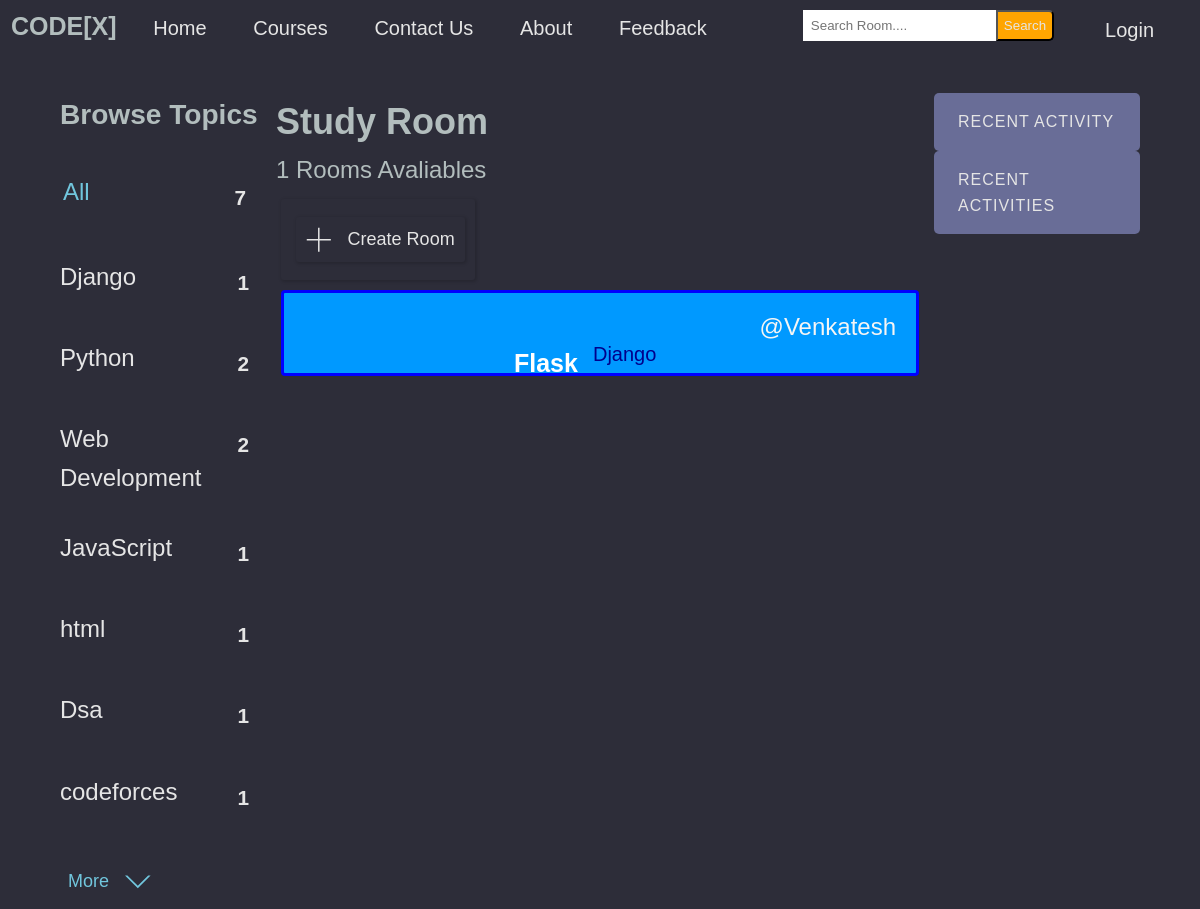
Screenshot of /?q=Django with the database file from the repository.
### base/models.py (models this page shows, shortened)
class Topic(models.Model):
    name = models.CharField(max_length=200)

class Room(models.Model):
    host =  models.ForeignKey(User, on_delete=models.SET_NULL,null=True)
    topic = models.ForeignKey(Topic, on_delete=models.SET_NULL,null=True)
    name =  models.CharField(max_length= 200)
    description = models.TextField(null= True, blank= True)
    participants= models.ManyToManyField(User, related_name='participants', blank=True)
    updated= models.DateTimeField(auto_now= True)
    created= models.DateTimeField(auto_now_add=True)
    class Meta:
        ordering = ['-updated','-created']

### base/views.py (the view)
# urls.py: path('',views.home, name="home"),
def home(request):
    q = request.GET.get('q') if request.GET.get('q') != None else ''
    rooms = Room.objects.filter(
        Q(topic__name__icontains=q) |
        Q(name__icontains=q) |
        Q(description__icontains=q))
    room_count= rooms.count()
    topics = Topic.objects.all()
    room_message = Message.objects.filter(Q(room__topic__name__icontains=q))
    context = {'rooms': rooms ,'topics': topics,'room_count': room_count,'room_message': room_message}
    return render(request, 'base/home.html',context )

### base/templates/base/home.html (shortened to what this page needs)
{% extends 'main.html' %}
{% block content %}
<div class="layout layout--3">
    <div class="home-container">
        <div>
            {% include 'base/topics_component.html' %}
        </div>
        <div class="roomlist">
            <h2>Study Room</h2>
            <p>{{room_count}} Rooms Avaliables</p>
            <div class="btn">
                <a class="btn btn--main" href="{% url 'create-room' %}">
                    <svg version="1.1" xmlns="http://www.w3.org/2000/svg" width="32" height="32" viewBox="0 0 32 32">
                    <title>add</title>
                    <path
                      d="M16.943 0.943h-1.885v14.115h-14.115v1.885h14.115v14.115h1.885v-14.115h14.115v-1.885h-14.115v-14.115z">
                    </path>
                </svg>Create Room</a>
            </div>
            <div>
                {% include 'base/feed_component.html' %}
            </div>
        </div>
        <div>
            {% include 'base/activity_component.html' %}
        </div>
    </div>
</div>
{% endblock content %}

### base/templates/base/topics_component.html (shortened to what this page needs)
<div class="topics-container">
    <div class="topics__header">
        <h3> Browse Topics </h3>
    </div>
    <ul class="topics__list">
        <li>
            <a href="{% url 'home' %}" class="active">All<span>{{topics.count}}</span></a>
        </li>
        {% for topic in topics %}
            <li>
                <a href="{% url 'home' %}?q={{topic.name}}">{{topic.name}}<span>{{topic.room_set.all.count}}</span></a>
            </li>
        {% endfor %}
    </ul>
    <a class="btn btn--link" href="{% url 'course' %}">More
        <svg version="1.1" xmlns="http://www.w3.org/2000/svg" width="32" height="32" viewBox="0 0 32 32">
            <title>chevron-down</title>
            <path d="M16 21l-13-13h-3l16 16 16-16h-3l-13 13z"></path>
        </svg>
    </a>
</div>

### base/templates/base/feed_component.html (shortened to what this page needs)
<div>
    {% for room in rooms %}
    <div class="feed-component">
        <a class="room-host" href="{% url 'user-profile' room.host.id %}">@{{room.host.username}}</a>
        <h5><a class="feed-room" href= "{% url 'room' room.id %}">{{room.name}}</a></h5>
        <small class="feed-topic-name" >{{room.topic.name}} </small>
    </div>
    {% endfor %}
</div>

### templates/main.html (style rules this page uses)
:root { --color-main: #71c6dd; --color-main-light: #e1f6fb; --color-dark: #3f4156; --color-dark-medium: #51546e; --color-dark-light: #696d97; --color-light: #e5e5e5; --color-gray: #8b8b8b; --color-light-gray: #b2bdbd; --color-bg: #2d2d39; --color-success: #5dd693; --color-error: #fc4b0b; }
* { padding: 0; margin: 0; text-decoration: none; list-style-type: none; box-sizing: border-box; font-family: 'Nunito', sans-serif }
body { color: var(--color-light-gray); background-color: var(--color-bg); line-height: 1.6; font-weight: 400; font-size: 1.5rem; min-height: 100vh; }

### base/templates/base/home.html (style rules this page uses)
:root { --color-main: #71c6dd; --color-main-light: #e1f6fb; --color-dark: #3f4156; --color-dark-medium: #51546e; --color-dark-light: #696d97; --color-light: #e5e5e5; --color-gray: #8b8b8b; --color-light-gray: #b2bdbd; --color-bg: #2d2d39; --color-success: #5dd693; --color-error: #fc4b0b; }
.layout { margin-top: 2.4rem; }
.layout--3 > .home-container > div:last-child { flex-basis: 25%; }
.home-container { display: grid; grid-template-columns: 1fr 3fr 1fr; padding: 0; flex-basis: 100%; width: 90%; margin: auto; }
.btn { background-color: transparent; border: none; display: inline-flex; align-items: center; gap: 1rem; cursor: pointer; transition: all ease-in-out 0.3s; border-radius: 3px; box-shadow: 1px 1px 3px 1px rgba(0, 0, 0, 0.15); padding:8px 10px; font-size: 18px; margin-top: 10px; margin-bottom: 10px; margin-left: 5px; }
.btn--main { color: var( --color-light); }
.btn > svg { fill: currentColor; width: 1.6rem; height: 1.6rem; }

### base/templates/base/topics_component.html (style rules this page uses)
:root { --color-main: #71c6dd; --color-main-light: #e1f6fb; --color-dark: #3f4156; --color-dark-medium: #51546e; --color-dark-light: #696d97; --color-light: #e5e5e5; --color-gray: #8b8b8b; --color-light-gray: #b2bdbd; --color-bg: #2d2d39; --color-success: #5dd693; --color-error: #fc4b0b; }
.topics-container { margin-right: 10px; }
.topics__header { margin-bottom: 2rem; }
.topics__list { list-style: none; }
.topics__list li a { display: flex; justify-content: space-between; margin-bottom: 2rem; font-weight: 500; color: var( --color-light); transition: all 0.3s ease-in-out; }
.topics__list li a.active, .topics__list li a:hover { color: var(--color-main); border-radius: 3px; padding: 3px 3px; }
.topics__list li a span { padding: 0.5rem 1rem; color: var( --color-light); border-radius: 3px; font-size: 1.3rem; font-weight: 700; letter-spacing: 1px; }
.btn { background-color: transparent; border: none; display: inline-flex; align-items: center; gap: 1rem; cursor: pointer; transition: all ease-in-out 0.3s; border-radius: 3px; box-shadow: 1px 1px 3px 1px rgba(0, 0, 0, 0.15); padding:8px 10px; font-size: 18px; margin-top: 10px; margin-bottom: 10px; margin-left: 5px; }
.btn--link { border-radius: 3px; padding: 3px; color: var(--color-main); box-shadow: none; }

### base/templates/base/feed_component.html (style rules this page uses)
.feed-component { margin-left: 5px; margin-right: 5px; margin-bottom: 5px; display: block; padding: 40px 20px; position: relative; background: #0099FF; border: 3px solid blue; border-radius: 4px; }
.room-host { float: right; text-transform: capitalize; margin-top: -25px; color: whitesmoke; }
.feed-room { float: inline-start; margin-left: 200px; color: #fff; font-size: 25px; text-transform: capitalize; padding: 10px; border-radius: 3px; }
.feed-topic-name { float: left; color: darkblue; padding: 5px; font-size: 20px; }

### base/templates/base/activity_component.html (style rules this page uses)
:root { --color-main: #71c6dd; --color-main-light: #e1f6fb; --color-dark: #3f4156; --color-dark-medium: #51546e; --color-dark-light: #696d97; --color-light: #e5e5e5; --color-gray: #8b8b8b; --color-light-gray: #b2bdbd; --color-bg: #2d2d39; --color-success: #5dd693; --color-error: #fc4b0b; }

### rows the page displays
Topic: name "Django", room_set.all.count "1"
Topic: name "Python", room_set.all.count "2"
Topic: name "Web Development", room_set.all.count "2"
Topic: name "JavaScript", room_set.all.count "1"
Topic: name "html", room_set.all.count "1"
Topic: name "Dsa", room_set.all.count "1"
Topic: name "codeforces", room_set.all.count "1"
Room: host.username "Venkatesh", name "Flask", topic.name "Django"

### other values shown
{{ topics.count }} "7"
{{ room_count }} "1"
